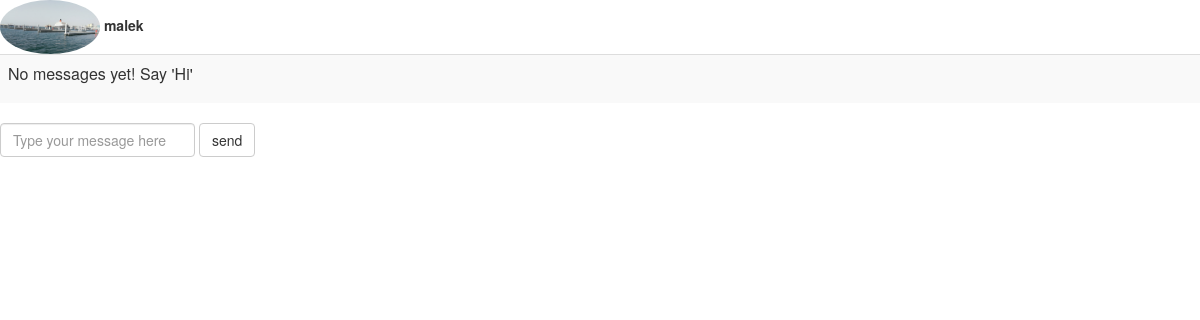
Screenshot of /message.php?receiver=57 (signed in) with the database file from the repository.
### tables this page shows
CREATE TABLE `users` (
  `id` int(11) NOT NULL,
  `name` varchar(255) NOT NULL,
  `password` varchar(255) NOT NULL,
  `email` varchar(255) NOT NULL,
  `claim` int(255) NOT NULL,
  `phone` varchar(255) NOT NULL,
  `photo` varchar(255) NOT NULL
);

### message.php (the view, shortened to what this page needs)
  <link rel="stylesheet" href="https://maxcdn.bootstrapcdn.com/bootstrap/3.4.1/css/bootstrap.min.css">
<?php
require_once("connect.php");
$receiver = $_GET['receiver'];
$getReceiver = "SELECT * FROM users WHERE id = '$receiver'";
$getReceiverResult = mysqli_query($conn,$getReceiver) or die(mysqli_error($conn));
$getReceiverRow = mysqli_fetch_array($getReceiverResult);
?>
<img src="images/<?php echo $getReceiverRow[6];?>" class="img-circle" width = "100"/>
<strong><?=$getReceiverRow['name']?></strong>
<table class="table table-striped">
<?php
$getMessage = "SELECT  chat.* ,users.name FROM chat INNER JOIN users on sentBy=users.id  WHERE sentBy = '$receiver' AND recievedBy = ".$_SESSION['id']." OR sentBy = ".$_SESSION['id']." AND recievedBy = '$receiver' ORDER BY createdAt asc";
$getMessageResult = mysqli_query($conn,$getMessage) or die(mysqli_error($conn));
if(mysqli_num_rows($getMessageResult) > 0) {
	while($getMessageRow = mysqli_fetch_array($getMessageResult)) {	?>
	<tr><div style = "margin: 10;">
	<td>	<h4 style = "color: #007bff;display:inline"><?=$getMessageRow['name']?></h4></td>
	<td>	<p class="text-center" style = "display:inline"><?=$getMessageRow['message']?></p></td>
		</div>
		</tr>
<?php }
}
else {
	echo "<tr><td><p>No messages yet! Say 'Hi'</p></td></tr>";
}
?>
</table>
<form class="form-inline" action="" method = "POST">
	<input type="text" name = "message" class="form-control" placeholder = "Type your message here" required/>
	<input type = "submit" value='send' name='submit' class="btn btn-default">
</form>

### rows the page displays
users: photo (picture), name "malek"
